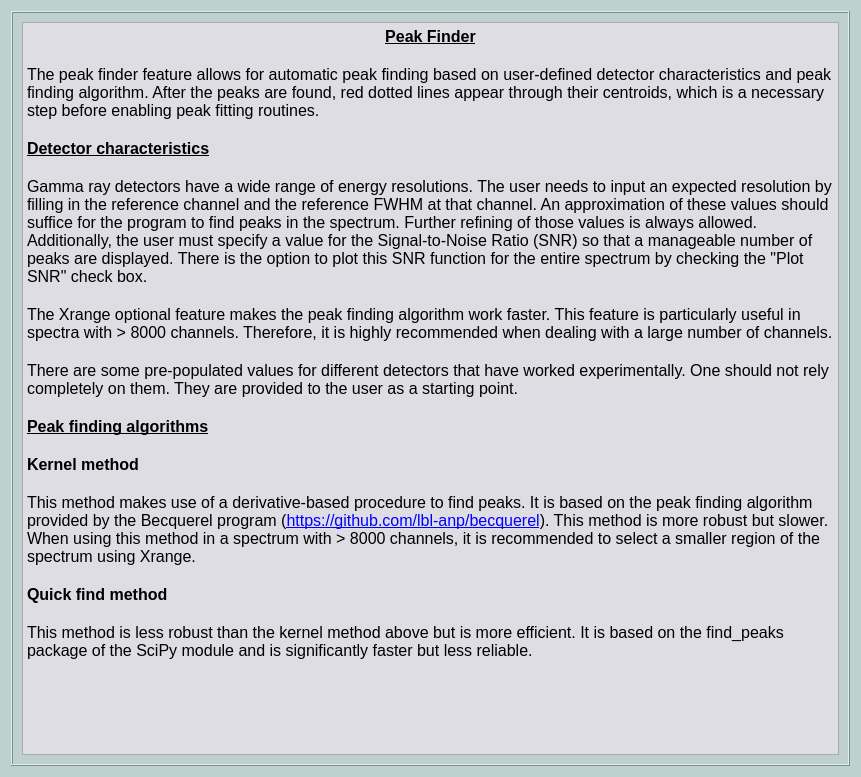
<?xml version="1.0" encoding="UTF-8"?>
<ui version="4.0">
 <class>Dialog</class>
 <widget class="QDialog" name="Dialog">
  <property name="geometry">
   <rect>
    <x>0</x>
    <y>0</y>
    <width>861</width>
    <height>777</height>
   </rect>
  </property>
  <property name="windowTitle">
   <string>Dialog</string>
  </property>
  <property name="styleSheet">
   <string notr="true">background-color: rgb(190, 209, 206);
</string>
  </property>
  <layout class="QGridLayout" name="gridLayout">
   <item row="0" column="0">
    <widget class="QFrame" name="frame">
     <property name="frameShape">
      <enum>QFrame::Box</enum>
     </property>
     <property name="frameShadow">
      <enum>QFrame::Raised</enum>
     </property>
     <layout class="QGridLayout" name="gridLayout_2">
      <item row="0" column="0">
       <widget class="QTextEdit" name="textEdit">
        <property name="styleSheet">
         <string notr="true">background-color: rgb(221, 221, 227);</string>
        </property>
        <property name="html">
         <string>&lt;!DOCTYPE HTML PUBLIC &quot;-//W3C//DTD HTML 4.0//EN&quot; &quot;http://www.w3.org/TR/REC-html40/strict.dtd&quot;&gt;
&lt;html&gt;&lt;head&gt;&lt;meta name=&quot;qrichtext&quot; content=&quot;1&quot; /&gt;&lt;style type=&quot;text/css&quot;&gt;
p, li { white-space: pre-wrap; }
&lt;/style&gt;&lt;/head&gt;&lt;body style=&quot; font-family:'MS Shell Dlg 2'; font-size:7.8pt; font-weight:400; font-style:normal;&quot;&gt;
&lt;p align=&quot;center&quot; style=&quot; margin-top:0px; margin-bottom:0px; margin-left:0px; margin-right:0px; -qt-block-indent:0; text-indent:0px;&quot;&gt;&lt;span style=&quot; font-size:12pt; font-weight:600; text-decoration: underline;&quot;&gt;Peak Finder&lt;/span&gt;&lt;/p&gt;
&lt;p align=&quot;center&quot; style=&quot;-qt-paragraph-type:empty; margin-top:0px; margin-bottom:0px; margin-left:0px; margin-right:0px; -qt-block-indent:0; text-indent:0px; font-size:12pt; font-weight:600; text-decoration: underline;&quot;&gt;&lt;br /&gt;&lt;/p&gt;
&lt;p style=&quot; margin-top:0px; margin-bottom:0px; margin-left:0px; margin-right:0px; -qt-block-indent:0; text-indent:0px;&quot;&gt;&lt;span style=&quot; font-size:12pt;&quot;&gt;The peak finder feature allows for automatic peak finding based on user-defined detector characteristics and peak finding algorithm. After the peaks are found, red dotted lines appear through their centroids, which is a necessary step before enabling peak fitting routines.&lt;/span&gt;&lt;/p&gt;
&lt;p style=&quot;-qt-paragraph-type:empty; margin-top:0px; margin-bottom:0px; margin-left:0px; margin-right:0px; -qt-block-indent:0; text-indent:0px; font-size:12pt;&quot;&gt;&lt;br /&gt;&lt;/p&gt;
&lt;p style=&quot; margin-top:0px; margin-bottom:0px; margin-left:0px; margin-right:0px; -qt-block-indent:0; text-indent:0px;&quot;&gt;&lt;span style=&quot; font-size:12pt; font-weight:600; text-decoration: underline;&quot;&gt;Detector characteristics&lt;/span&gt;&lt;/p&gt;
&lt;p style=&quot;-qt-paragraph-type:empty; margin-top:0px; margin-bottom:0px; margin-left:0px; margin-right:0px; -qt-block-indent:0; text-indent:0px; font-size:12pt; font-weight:600; text-decoration: underline;&quot;&gt;&lt;br /&gt;&lt;/p&gt;
&lt;p style=&quot; margin-top:0px; margin-bottom:0px; margin-left:0px; margin-right:0px; -qt-block-indent:0; text-indent:0px;&quot;&gt;&lt;span style=&quot; font-size:12pt;&quot;&gt;Gamma ray detectors have a wide range of energy resolutions. The user needs to input an expected resolution by filling in the reference channel and the reference FWHM at that channel. An approximation of these values should suffice for the program to find peaks in the spectrum. Further refining of those values is always allowed. Additionally, the user must specify a value for the Signal-to-Noise Ratio (SNR) so that a manageable number of peaks are displayed. There is the option to plot this SNR function for the entire spectrum by checking the &amp;quot;Plot SNR&amp;quot; check box.&lt;/span&gt;&lt;/p&gt;
&lt;p style=&quot;-qt-paragraph-type:empty; margin-top:0px; margin-bottom:0px; margin-left:0px; margin-right:0px; -qt-block-indent:0; text-indent:0px; font-size:12pt;&quot;&gt;&lt;br /&gt;&lt;/p&gt;
&lt;p style=&quot; margin-top:0px; margin-bottom:0px; margin-left:0px; margin-right:0px; -qt-block-indent:0; text-indent:0px;&quot;&gt;&lt;span style=&quot; font-size:12pt;&quot;&gt;The Xrange optional feature makes the peak finding algorithm work faster. This feature is particularly useful in spectra with &amp;gt; 8000 channels. Therefore, it is highly recommended when dealing with a large number of channels.&lt;/span&gt;&lt;/p&gt;
&lt;p style=&quot;-qt-paragraph-type:empty; margin-top:0px; margin-bottom:0px; margin-left:0px; margin-right:0px; -qt-block-indent:0; text-indent:0px; font-size:12pt;&quot;&gt;&lt;br /&gt;&lt;/p&gt;
&lt;p style=&quot; margin-top:0px; margin-bottom:0px; margin-left:0px; margin-right:0px; -qt-block-indent:0; text-indent:0px;&quot;&gt;&lt;span style=&quot; font-size:12pt;&quot;&gt;There are some pre-populated values for different detectors that have worked experimentally. One should not rely completely on them. They are provided to the user as a starting point.  &lt;/span&gt;&lt;/p&gt;
&lt;p style=&quot;-qt-paragraph-type:empty; margin-top:0px; margin-bottom:0px; margin-left:0px; margin-right:0px; -qt-block-indent:0; text-indent:0px; font-size:12pt;&quot;&gt;&lt;br /&gt;&lt;/p&gt;
&lt;p style=&quot; margin-top:0px; margin-bottom:0px; margin-left:0px; margin-right:0px; -qt-block-indent:0; text-indent:0px;&quot;&gt;&lt;span style=&quot; font-size:12pt; font-weight:600; text-decoration: underline;&quot;&gt;Peak finding algorithms&lt;/span&gt;&lt;/p&gt;
&lt;p style=&quot;-qt-paragraph-type:empty; margin-top:0px; margin-bottom:0px; margin-left:0px; margin-right:0px; -qt-block-indent:0; text-indent:0px; font-size:12pt; font-weight:600; text-decoration: underline;&quot;&gt;&lt;br /&gt;&lt;/p&gt;
&lt;p style=&quot; margin-top:0px; margin-bottom:0px; margin-left:0px; margin-right:0px; -qt-block-indent:0; text-indent:0px;&quot;&gt;&lt;span style=&quot; font-size:12pt; font-weight:600;&quot;&gt;Kernel method&lt;/span&gt;&lt;/p&gt;
&lt;p style=&quot;-qt-paragraph-type:empty; margin-top:0px; margin-bottom:0px; margin-left:0px; margin-right:0px; -qt-block-indent:0; text-indent:0px; font-size:12pt; font-weight:600;&quot;&gt;&lt;br /&gt;&lt;/p&gt;
&lt;p style=&quot; margin-top:0px; margin-bottom:0px; margin-left:0px; margin-right:0px; -qt-block-indent:0; text-indent:0px;&quot;&gt;&lt;span style=&quot; font-size:12pt;&quot;&gt;This method makes use of a derivative-based procedure to find peaks. It is based on the peak finding algorithm provided by the Becquerel program (&lt;/span&gt;&lt;span style=&quot; font-size:12pt; text-decoration: underline; color:#0000ff;&quot;&gt;https://github.com/lbl-anp/becquerel&lt;/span&gt;&lt;span style=&quot; font-size:12pt;&quot;&gt;). This method is more robust but slower. When using this method in a spectrum with &amp;gt; 8000 channels, it is recommended to select a smaller region of the spectrum using Xrange.&lt;/span&gt;&lt;/p&gt;
&lt;p style=&quot;-qt-paragraph-type:empty; margin-top:0px; margin-bottom:0px; margin-left:0px; margin-right:0px; -qt-block-indent:0; text-indent:0px; font-size:12pt;&quot;&gt;&lt;br /&gt;&lt;/p&gt;
&lt;p style=&quot; margin-top:0px; margin-bottom:0px; margin-left:0px; margin-right:0px; -qt-block-indent:0; text-indent:0px;&quot;&gt;&lt;span style=&quot; font-size:12pt; font-weight:600;&quot;&gt;Quick find method&lt;/span&gt;&lt;/p&gt;
&lt;p style=&quot;-qt-paragraph-type:empty; margin-top:0px; margin-bottom:0px; margin-left:0px; margin-right:0px; -qt-block-indent:0; text-indent:0px; font-size:12pt; font-weight:600;&quot;&gt;&lt;br /&gt;&lt;/p&gt;
&lt;p style=&quot; margin-top:0px; margin-bottom:0px; margin-left:0px; margin-right:0px; -qt-block-indent:0; text-indent:0px;&quot;&gt;&lt;span style=&quot; font-size:12pt;&quot;&gt;This method is less robust than the kernel method above but is more efficient. It is based on the find_peaks package of the SciPy module and is significantly faster but less reliable. &lt;/span&gt;&lt;/p&gt;
&lt;p style=&quot;-qt-paragraph-type:empty; margin-top:0px; margin-bottom:0px; margin-left:0px; margin-right:0px; -qt-block-indent:0; text-indent:0px;&quot;&gt;&lt;br /&gt;&lt;/p&gt;&lt;/body&gt;&lt;/html&gt;</string>
        </property>
       </widget>
      </item>
     </layout>
    </widget>
   </item>
  </layout>
 </widget>
 <resources/>
 <connections/>
</ui>
